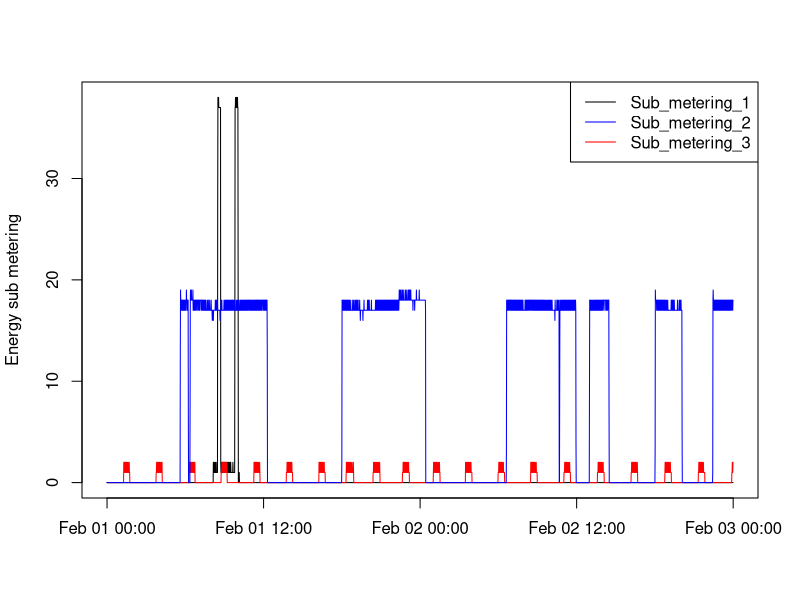

Write the R code that produced this figure.
plot3_data <- read.table("2007-02-01_2007-02-02_data.csv", header=T, sep=',', na.strings="?")

plot3_data$datetime <- as.POSIXct(plot3_data$datetime)

png(filename="plot3.png", width=480, height=480, units="px")

legends = c("Sub_metering_1", "Sub_metering_2", "Sub_metering_3")

plot(plot3_data$datetime, plot3_data$Sub_metering_1, type="l", xlab="", ylab="Energy sub metering")

lines(plot3_data$datetime, plot3_data$Sub_metering_2, type="l", col="red")

lines(plot3_data$datetime, plot3_data$Sub_metering_3, type="l", col="blue")

legend("topright", lty=1, lwd=1, col=c("black", "blue", "red"), legend=legends)

dev.off()